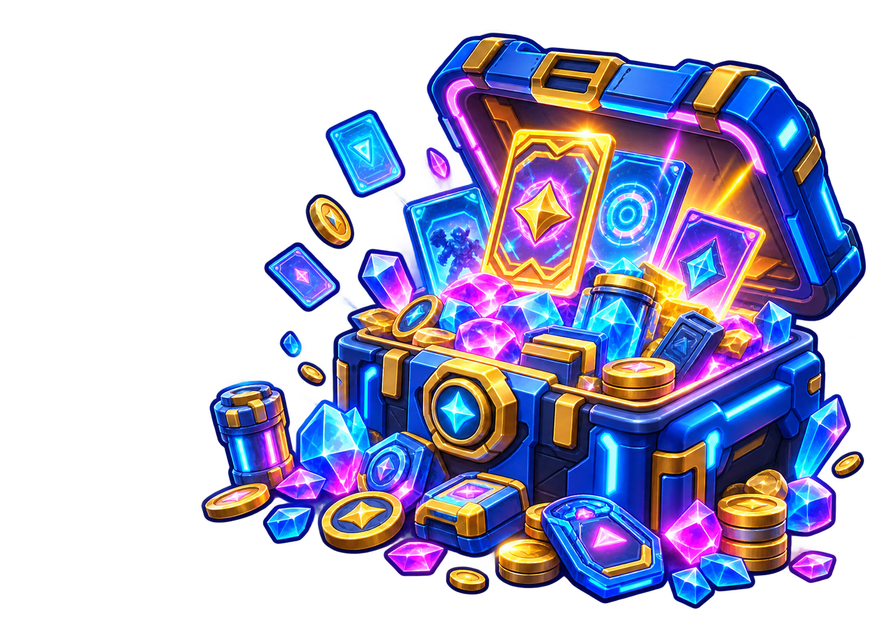
#> input picture art/api_gpt_image/heroes/collection_hero.png, 896 x 640 px
$ python prepare_building_atlas.py ../art/api_gpt_image/heroes/collection_hero.png 1 out.png
#> lines starting #> are read from the running program, lines starting #| are printed output that depends on the picture; after the words box and inside, x2 and y2 are one past the last pixel; in counts of white or black regions, pixels touching at a corner belong together
"""Prepare imagegen building atlases; automatic cutout explicitly approved by user.
Keeps original PNGs intact. Only writes to the supplied staging output folder.
"""
from __future__ import annotations
import argparse
import json
from pathlib import Path
import numpy as np
from PIL import Image, ImageFilter, ImageDraw
from collections import deque

NAMES = {
    1: ["apartment", "terminal", "energy", "bodega", "antenna"],
    2: ["d2_habitats", "d2_foundry", "d2_bazaar", "d2_clinic", "d2_beacon"],
    3: ["d3_cradle", "d3_rig", "d3_salvage", "d3_spine", "d3_lantern"],
    4: ["d4_vault", "d4_atrium", "d4_bridge", "d4_suite", "d4_crown"],
    5: ["d5_lattice", "d5_reactor", "d5_cipher", "d5_spine", "d5_beacon"],
}

# [7 lines left out: function gap, not called in this run]

def prepare(source: Path, district: int, output: Path) -> dict:
#> called with district = 1
    image = Image.open(source).convert("RGBA")
#> image is the input picture: PIL image 896x640 RGBA; mean R, G, B, A 49.4, 47.4, 75.9, 116.9
    pixels = np.asarray(image).copy()
    rgb = pixels[:, :, :3].astype(np.float32)
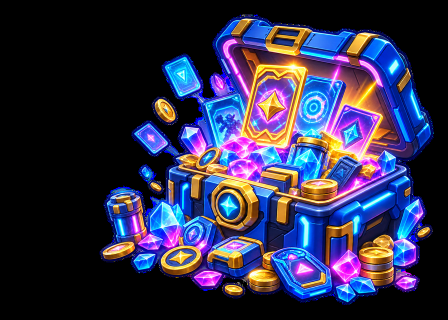
#> rgb: shape (640, 896, 3) float32 (shown at 1/2 size); mean R, G, B 49.4, 47.4, 75.9
    minimum, maximum = rgb.min(axis=2), rgb.max(axis=2)
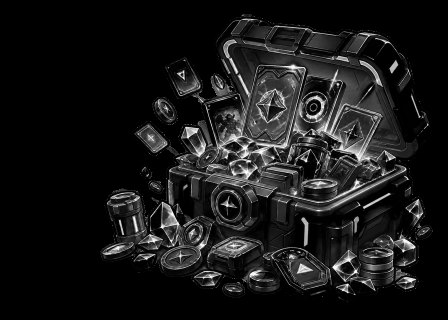
#> minimum: shape (640, 896) float32 (shown at 1/2 size); min 0, max 255, mean 24.2
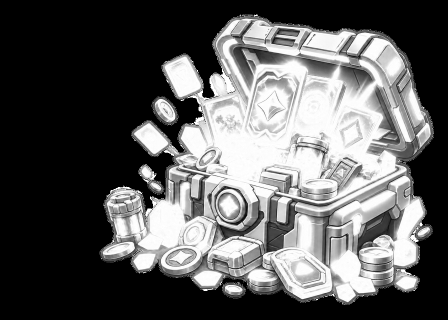
#> maximum: shape (640, 896) float32 (shown at 1/2 size); min 0, max 255, mean 92.7
    # These generated atlases have near-neutral white/gray backgrounds; retain
    # saturated cyan lights, colored windows and all dark structural outlines.
    neutral = (minimum > 205) & ((maximum - minimum) < 32)
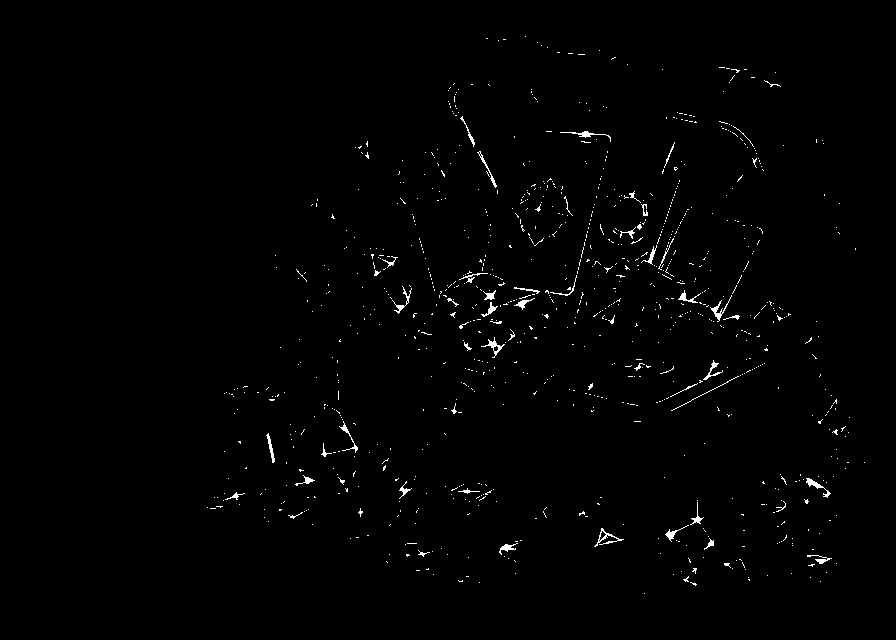
#> neutral: shape (640, 896) bool; 0.94% white in thin lines or dots, all inside (x1, y1, x2, y2) = (207, 36, 865, 594)
    mask = Image.fromarray((neutral * 255).astype("uint8"))
    ImageDraw.floodfill(mask, (0, 0), 128)
    labels = np.asarray(mask).copy()
    background = labels == 128
#> background: shape (640, 896) bool; every value is 0
    # Preserve white painted highlights and emblems inside the buildings.
    # Only large enclosed neutral holes (e.g. inside a beacon ring) are cut out.
    height, width = labels.shape
    remaining = labels == 255
    for sy, sx in zip(*np.where(remaining)):
        if not remaining[sy, sx]:
            continue
        todo = deque([(int(sy), int(sx))])
        remaining[sy, sx] = False
        component = []
        while todo:
            cy, cx = todo.popleft()
            component.append((cy, cx))
            for ny, nx in ((cy - 1, cx), (cy + 1, cx), (cy, cx - 1), (cy, cx + 1)):
                if 0 <= ny < height and 0 <= nx < width and remaining[ny, nx]:
                    remaining[ny, nx] = False
                    todo.append((ny, nx))
        center_x = sum(point[1] for point in component) / len(component)
        # Semantic holes in the generated suspended bridge and reactor arms.
        # Keep the reactor's white energy core in the middle of its column.
        bridge_gap = district == 4 and 730 < center_x < 830 and len(component) >= 35
        reactor_gap = district == 5 and 350 < center_x < 620 and abs(center_x - 490) > 32 and len(component) >= 35
        if len(component) >= 1500 or bridge_gap or reactor_gap:
            ys, xs = zip(*component)
            background[ys, xs] = True
#> this loop made 5418 passes
#> (sy, sx) on passes 3, 5, 6: (38, 487), (39, 504), (39, 505)
    alpha = pixels[:, :, 3].astype(np.float32) / 255
    alpha[background] = 0
    adjacent = np.asarray(Image.fromarray((background * 255).astype("uint8")).filter(ImageFilter.MaxFilter(3))) > 0
    edge = adjacent & ~background & (minimum > 65) & (alpha > 0)
    coverage = np.clip((255 - minimum) / 205, 0.05, 1)
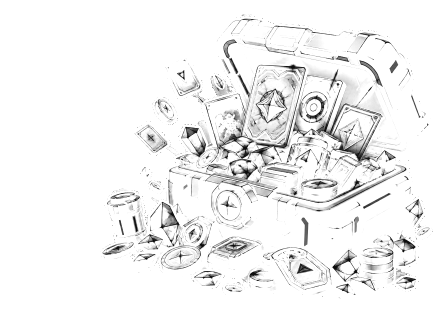
#> coverage: shape (640, 896) float32 (shown at 1/2 size); min 0.05, max 1, mean 0.949
    alpha[edge] *= coverage[edge]
    alpha[alpha < 0.1] = 0
#> alpha: shape (640, 896) float32; min 0, max 1, mean 0.458
    # Remove white matte contamination only from anti-aliased edge pixels.
    rgb[edge] = np.clip((rgb[edge] - 255 * (1 - coverage[edge, None])) / coverage[edge, None], 0, 255)
    pixels[:, :, :3] = rgb.astype("uint8")
    pixels[:, :, 3] = np.round(alpha * 255).astype("uint8")
#> pixels: shape (640, 896, 4); 1.51% of pixels changed, all inside (x1, y1, x2, y2) = (28, 29, 868, 610)
    pixels[alpha == 0, :3] = 0
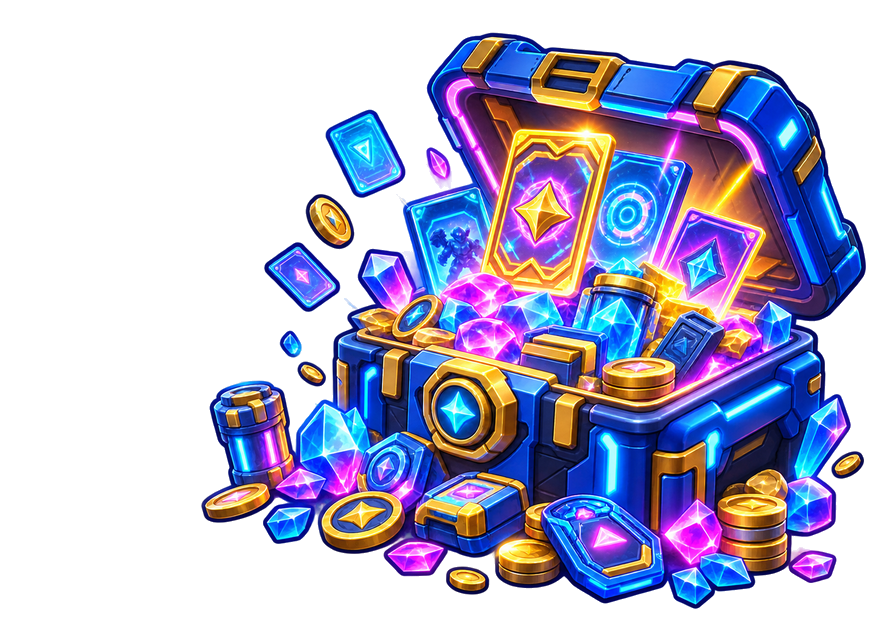
#> pixels: shape (640, 896, 4); mean R, G, B, A 48.9, 46.9, 73.5, 116.9; transparent parts drawn white
    cutout = Image.fromarray(pixels)
    occupied = alpha > 0
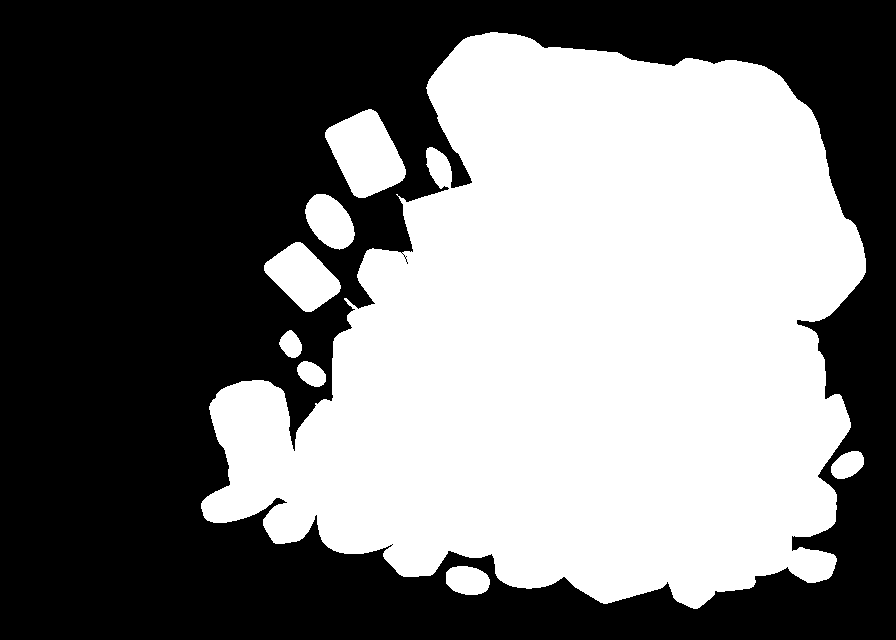
#> occupied: shape (640, 896) bool; 46.8% white; 8 white regions, largest, box (x1, y1, x2, y2) and area: (201, 32, 866, 609) 255874, (325, 109, 406, 198) 4575, (264, 242, 341, 312) 3121
    h, w = occupied.shape
    # Generated rows do not have mathematically equal baselines. Locate the
    # fifteen actual structures instead of cutting through tall antennae.
    remaining = occupied.copy()
    objects = []
    for sy, sx in zip(*np.where(remaining)):
        if not remaining[sy, sx]:
            continue
        todo = deque([(int(sy), int(sx))])
        remaining[sy, sx] = False
        x0 = x1 = int(sx)
        y0 = y1 = int(sy)
        area = 0
        while todo:
            cy, cx = todo.popleft()
            area += 1
            x0, x1 = min(x0, cx), max(x1, cx)
            y0, y1 = min(y0, cy), max(y1, cy)
            for ny, nx in ((cy - 1, cx), (cy + 1, cx), (cy, cx - 1), (cy, cx + 1)):
                if 0 <= ny < h and 0 <= nx < w and remaining[ny, nx]:
                    remaining[ny, nx] = False
                    todo.append((ny, nx))
        if area >= 1000:
            objects.append((area, (x0, y0, x1 + 1, y1 + 1)))
#> this loop made 268165 passes
#> (sy, sx) on passes 2 to 4: (32, 491), (32, 492), (32, 493)
#> after the loop, objects = [(255871, (201, 32, 866, 609)), (4575, (325, 109, 406, 198)), (1922, (305, 194, 355, 250)), (3121, (264, 242, 341, 312)), (1028, (446, 566, 490, 595))]
    objects.sort(reverse=True)
    if len(objects) < 15:
#> (the run stopped early here; a loop or call above may not have finished)
